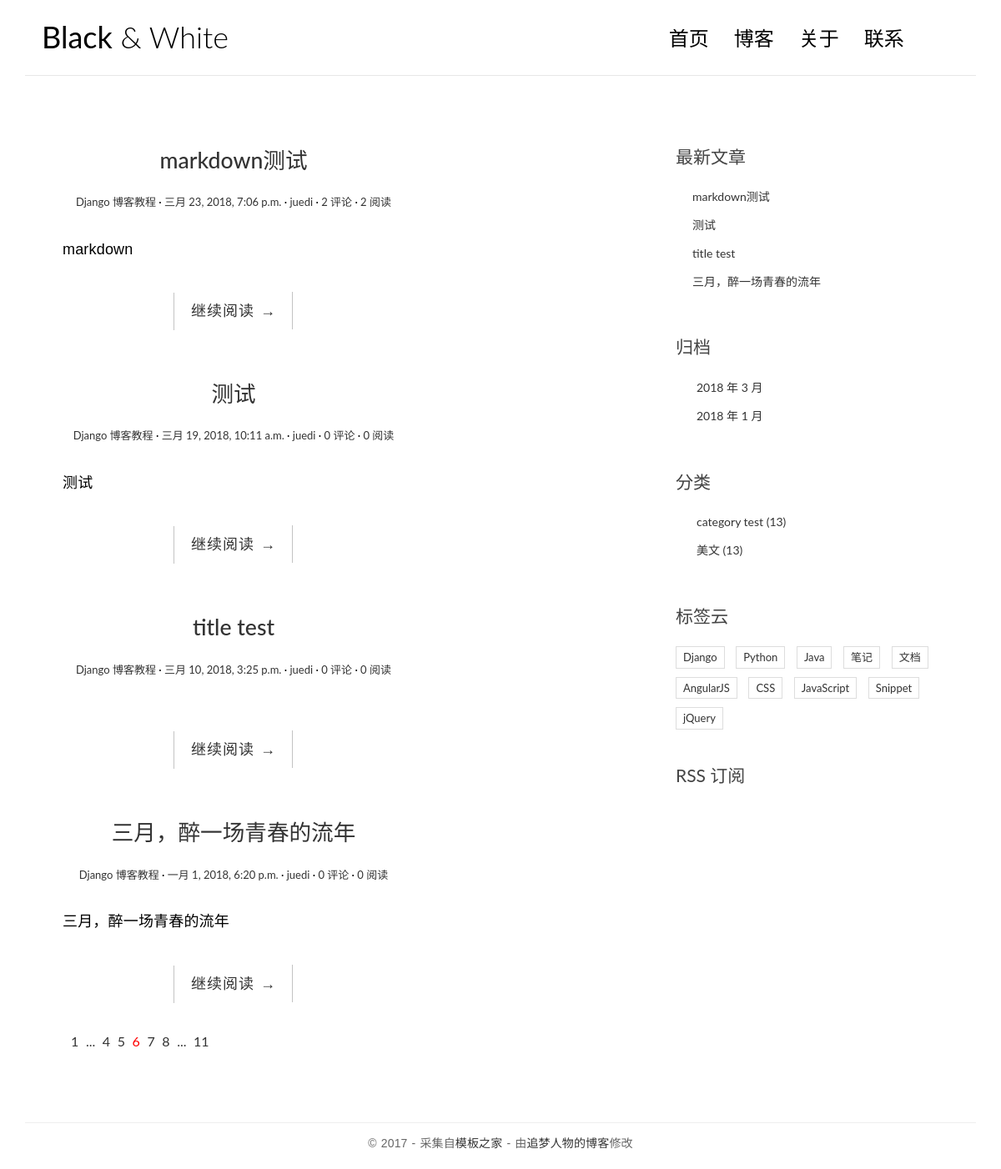
/blog/, run on an earlier commit of the app's database.
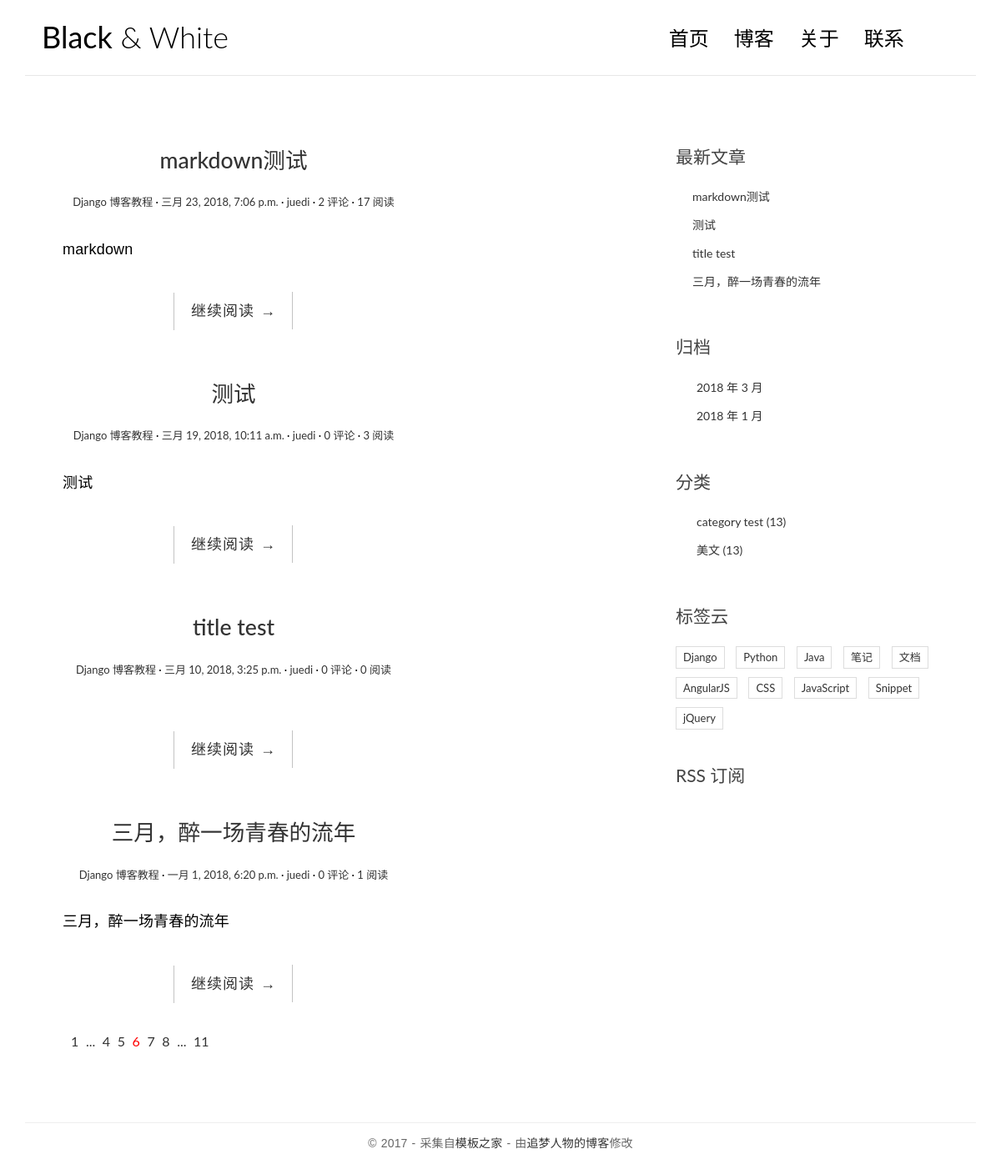
And on a later commit of the database.
### blog/models.py (models this page shows, shortened)
class Post(models.Model):
    title = models.CharField('标题', max_length=70)
    body = models.TextField('正文')
    excerpt = models.CharField('摘要', max_length=200, blank=True)
    created_time = models.DateTimeField(verbose_name='创建日期')
    modified_time = models.DateTimeField(verbose_name='修改日期')
    category = models.ForeignKey(Category, on_delete=models.CASCADE, verbose_name='分类')
    tags = models.ManyToManyField(Tag, blank=True, verbose_name='标签')
    author = models.ForeignKey(User, on_delete=models.CASCADE, verbose_name='作者')
    views = models.PositiveIntegerField(default=0)
    def get_absolute_url(self):
        return reverse('detail', kwargs={'pk': self.pk})
    class Meta:
        ordering = ['-created_time']

class Category(models.Model):
    name = models.CharField(max_length=100)

### blog/views.py (the view)
# urls.py: path('', views.IndexView.as_view(), name='index'),
class IndexView(ListView):
    model = Post
    template_name = 'blog/index.html'
    context_object_name = 'post_list'

### blog/templatetags/blog_tags.py (called while the page is built)
@register.simple_tag
def get_recent_posts(num=5):
    return Post.objects.all().order_by('-created_time')[:num]

@register.simple_tag
def archives():
    return Post.objects.dates('created_time', 'month', 'DESC')

@register.simple_tag
def get_categories():
    return Category.objects.all()

### templates/blog/index.html (shortened to what this page needs)
{% extends "base.html" %}
{% block main %}
<main class="col-md-8">
{% for post in post_list %}
	<article class="post post-{{ post.pk }}">
		<header class="entry-header">
			<h1 class="entry-title">
				<a href="{{ post.get_absolute_url }}">{{ post.title }}</a>
			</h1>
			<div class="entry-meta">
				<span class="post-category"><a href="#">Django 博客教程</a></span>
				<span class="post-date"><a href="#"><time class="entry-date"
														datetime="{{ post.created_time }}">{{ post.created_time }}</time></a></span>
				<span class="post-author"><a href="#">{{ post.author }}</a></span>
				<span class="comments-link"><a href="#">{{ post.comment_set.count }} 评论</a></span>
				<span class="views-count"><a href="#">{{ post.views }} 阅读</a></span>
			</div>
		</header>
		<div class="entry-content clearfix">
			<p>{{ post.excerpt }}</p>
			<div class="read-more cl-effect-14">
				<a href="{{ post.get_absolute_url }}" class="more-link">继续阅读 <span class="meta-nav">→</span></a>
			</div>
		</div>
	</article>
{% empty %}
	<div class="no-post">还没有发布文章！</div>
{% endfor %}
<div class="pagination">
	<ul>
		<li><a href="">1</a></li>
		<li><a href="">...</a></li>
		<li><a href="">4</a></li>
		<li><a href="">5</a></li>
		<li class="current"><a href="">6</a></li>
		<li><a href="">7</a></li>
		<li><a href="">8</a></li>
		<li><a href="">...</a></li>
		<li><a href="">11</a></li>
	</ul>
</div>
</main>
{% endblock main %}

### templates/base.html (shortened to what this page needs)
{% load static %}
{% load blog_tags %}
<!DOCTYPE html>
<html>
<head>
    <link rel="stylesheet" href="{% static 'blog/css/bootstrap.min.css' %}">
    <link rel="stylesheet" href="http://code.ionicframework.com/ionicons/2.0.1/css/ionicons.min.css">
    <link rel="stylesheet" href="{% static 'blog/css/pace.css' %}">
    <link rel="stylesheet" href="{% static 'blog/css/custom.css' %}">
    <link rel="stylesheet" href="{% static 'blog/css/highlights/github.css' %}">
</head>
<body>
<div class="container">
    <header id="site-header">
        <div class="row">
            <div class="col-md-4 col-sm-5 col-xs-8">
                <div class="logo">
                    <h1><a href="{% url 'index' %}"><b>Black</b> &amp; White</a></h1>
                </div>
            </div>
            <div class="col-md-8 col-sm-7 col-xs-4">
                <nav class="main-nav" role="navigation">
                    <div class="collapse navbar-collapse" id="bs-example-navbar-collapse-1">
                        <ul class="nav navbar-nav navbar-right">
                            <li class="cl-effect-11"><a href="{% url 'index' %}" data-hover="首页">首页</a></li>
                            <li class="cl-effect-11"><a href="full-width.html" data-hover="博客">博客</a></li>
                            <li class="cl-effect-11"><a href="about.html" data-hover="关于">关于</a></li>
                            <li class="cl-effect-11"><a href="contact.html" data-hover="联系">联系</a></li>
                        </ul>
                    </div>
                </nav>
            </div>
        </div>
    </header>
</div>
<div class="content-body">
    <div class="container">
        <div class="row">
            <main class="col-md-8">
                {% block main %}
                {% endblock main %}
            </main>
            <aside class="col-md-4">
                    <div class="widget widget-recent-posts">
                        <h3 class="widget-title">最新文章</h3>
                        {% get_recent_posts as recent_post_list %}
                        <ul>
                            {% for post in recent_post_list %}
                            <li>
                                <a href="#">{{ post.title }}</a>
                            </li>
                            {% endfor %}
                        </ul>
                    </div>
                    <div class="widget widget-archives">
                        <h3 class="widget-title">归档</h3>
                        {% archives as date_list %}
                        <ul>
                            {% for date in date_list %}
                            <li>
                                <a href="{% url 'archives' date.year date.month %}">{{ date.year }} 年 {{ date.month }} 月</a>
                            </li>
                            {% endfor %}
                        </ul>
                    </div>
                    <div class="widget widget-category">
                        <h3 class="widget-title">分类</h3>
                        {% get_categories as category_list %}
                        <ul>
                            {% for category in category_list %}
                            <li>
                                <a href="{% url 'category' category.pk %}">{{ category.name }} <span class="post-count">(13)</span></a>
                            </li>
                            {% endfor %}
                        </ul>
                    </div>
                    <div class="widget widget-tag-cloud">
                        <h3 class="widget-title">标签云</h3>
                        <ul>
                            <li>
                                <a href="#">Django</a>
                            </li>
                            <li>
                                <a href="#">Python</a>
                            </li>
                            <li>
                                <a href="#">Java</a>
                            </li>
                            <li>
                                <a href="#">笔记</a>
                            </li>
                            <li>
                                <a href="#">文档</a>
                            </li>
                            <li>
                                <a href="#">AngularJS</a>
                            </li>
                            <li>
                                <a href="#">CSS</a>
                            </li>
                            <li>
                                <a href="#">JavaScript</a>
                            </li>
                            <li>
                                <a href="#">Snippet</a>
                            </li>
                            <li>
                                <a href="#">jQuery</a>
                            </li>
                        </ul>
                    </div>
                    <div class="rss">
                        <a href=""> RSS 订阅</a>
                    </div>
            </aside>
        </div>
    </div>
</div>
<footer id="site-footer">
    <div class="container">
        <div class="row">
            <div class="col-md-12">
                <p class="copyright">&copy 2017 - 采集自<a href="http://www.cssmoban.com/"
                                                        target="_blank" title="模板之家">模板之家</a>
                    - 由<a href="http://zmrenwu.com/" title="网页模板" target="_blank">追梦人物的博客</a>修改
                </p>
            </div>
        </div>
    </div>
</footer>
</body>
</html>

### blog/static/blog/css/custom.css (style rules this page uses)
* { outline: none; }
h1, h2, h3, h4, h5, h6 { margin-top: 0; }
b { font-weight: 400; }
a { color: #333; }
body { color: #444; font-family: 'Lato', sans-serif; }
p { font-family: 'Ubuntu', sans-serif; font-weight: 400; word-spacing: 1px; letter-spacing: 0.01em; }
#site-header { background-color: #FFF; padding: 25px 20px; margin-bottom: 40px; border-bottom: 1px solid #e7e7e7; }
.logo h1 a { color: #000; }
.logo h1 { margin: 0; font-family: 'Lato', sans-serif; font-weight: 300; }
.main-nav { margin-top: 11px; max-width: 95%; }
.main-nav a { color: #000000 !important; padding: 0 0 5px 0 !important; margin-right: 30px; font-family: 'Lato', sans-serif; font-weight: 300; font-size: 24px; }
.cl-effect-11 a { padding: 10px 0; color: #0972b4; text-shadow: none; }
.cl-effect-11 a::before { position: absolute; top: 0; left: 0; overflow: hidden; padding: 0 0 5px 0 !important; max-width: 0; border-bottom: 1px solid #000; color: #000; content: attr(data-hover); white-space: nowrap; -webkit-transition: max-width 0.5s; -moz-transition: max-width 0.5s; transition: max-width 0.5s; }
.content-body { padding-bottom: 4em; }
.post { background: #fff; padding: 30px 30px 0; }
.entry-title { text-align: center; font-size: 1.9em; margin-bottom: 20px; line-height: 1.6; padding: 10px 20px 0; }
.entry-meta { text-align: center; color: #DDDDDD; font-size: 13px; margin-bottom: 30px; }
.entry-content { font-size: 18px; line-height: 1.9; font-weight: 300; color: #000; }
.post-category::after, .post-date::after, .post-author::after, .comments-link::after { content: ' ·'; color: #000; }
.read-more { font-family: 'Ubuntu', sans-serif; font-weight: 400; word-spacing: 1px; letter-spacing: 0.01em; text-align: center; margin-top: 20px; }
.cl-effect-14 a { padding: 0 20px; height: 45px; line-height: 45px; position: relative; display: inline-block; margin: 15px 25px; letter-spacing: 1px; font-weight: 400; text-shadow: 0 0 1px rgba(255, 255, 255, 0.3); }
.cl-effect-14 a::before, .cl-effect-14 a::after { position: absolute; width: 45px; height: 1px; background: #C3C3C3; content: ''; -webkit-transition: all 0.3s; -moz-transition: all 0.3s; transition: all 0.3s; pointer-events: none; }
.cl-effect-14 a::before { top: 0; left: 0; -webkit-transform: rotate(90deg); -moz-transform: rotate(90deg); transform: rotate(90deg); -webkit-transform-origin: 0 0; -moz-transform-origin: 0 0; transform-origin: 0 0; }
.cl-effect-14 a::after { right: 0; bottom: 0; -webkit-transform: rotate(90deg); -moz-transform: rotate(90deg); transform: rotate(90deg); -webkit-transform-origin: 100% 0; -moz-transform-origin: 100% 0; transform-origin: 100% 0; }
.widget { background: #fff; padding: 30px 0 0; }
.widget-title { font-size: 1.5em; margin-bottom: 20px; line-height: 1.6; padding: 10px 0 0; font-weight: 400; }
.widget-recent-posts ul { padding: 0; margin: 0; padding-left: 20px; }
.widget-recent-posts ul li { list-style-type: none; position: relative; line-height: 170%; margin-bottom: 10px; }
.widget-recent-posts ul li::before { content: '\f3d3'; font-family: "Ionicons"; position: absolute; left: -17px; top: 3px; font-size: 16px; color: #000; }
.widget-archives ul { padding: 0; margin: 0; padding-left: 25px; }
.widget-archives ul li { list-style-type: none; position: relative; line-height: 170%; margin-bottom: 10px; }
.widget-archives ul li::before { content: '\f3f3'; font-family: "Ionicons"; position: absolute; left: -25px; top: 1px; font-size: 16px; color: #000; }
.widget-category ul { padding: 0; margin: 0; padding-left: 25px; }
.widget-category ul li { list-style-type: none; position: relative; line-height: 170%; margin-bottom: 10px; }
.widget-category ul li::before { content: '\f3fe'; font-family: "Ionicons"; position: absolute; left: -25px; top: 1px; font-size: 18px; color: #000; }
.widget-tag-cloud ul { padding: 0; margin: 0; margin-right: -10px; }
.widget-tag-cloud ul li { list-style-type: none; font-size: 13px; display: inline-block; margin-right: 10px; margin-bottom: 10px; padding: 3px 8px; border: 1px solid #ddd; }
.rss { font-size: 21px; margin-top: 30px; }
.rss a { color: #444; }
#site-footer { padding-top: 10px; padding: 0 0 1.5em 0; }
.copyright { text-align: center; padding-top: 1em; margin: 0; border-top: 1px solid #eee; color: #666; }
.pagination ul { list-style: none; }
.pagination ul li { display: inline-block; font-size: 16px; margin-right: 5px; }
.current a { color: red; }

What changed in the data, as far as the page shows it:
changed Post "markdown测试": views "2" → "17"
changed Post "测试": views "0" → "3"
changed Post "三月，醉一场青春的流年": views "0" → "1"
